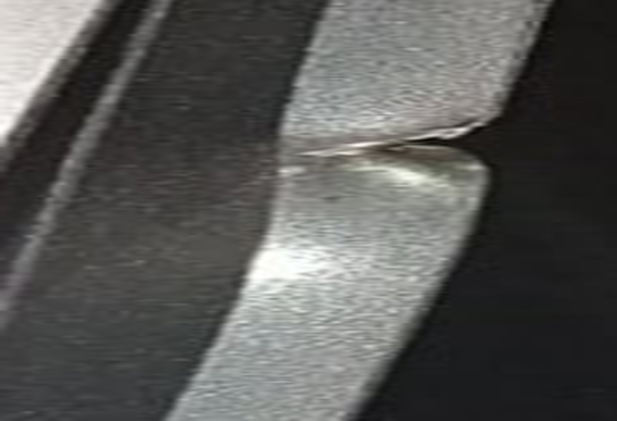
#> input picture image copy.png, 617 x 421 px, given in place of the camera
$ python edge.py   (older library calls are emulated)
#> lines starting #> are read from the running program, lines starting #| are printed output that depends on the picture; after the words box and inside, x2 and y2 are one past the last pixel; in counts of white or black regions, pixels touching at a corner belong together
import cv2
import numpy as np

camera= cv2.VideoCapture(0)

if not camera.isOpened():
    print("Error: Camera not found")
    exit()

while True:
    ret,image=camera.read()
#> image is the input picture: shape (421, 617, 3); mean B, G, R 85.5, 87.5, 87.5

    if not ret:
        print("Error: Can't read frame")
        break

    gray_image=cv2.cvtColor(image,cv2.COLOR_BGR2GRAY)

    gradients_sobelx = cv2.Sobel(gray_image, cv2.CV_64F, 1, 0, ksize=3)
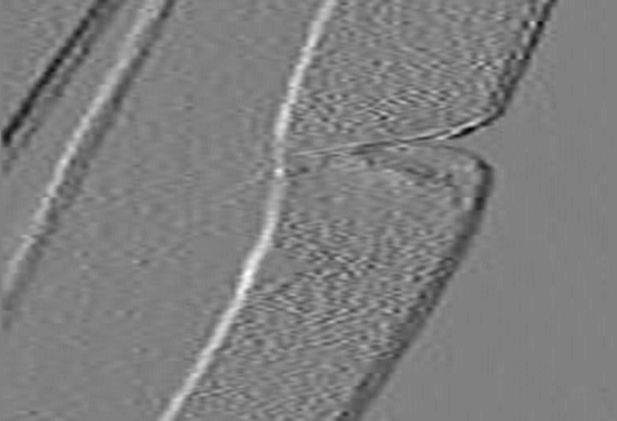
#> gradients_sobelx: shape (421, 617) float64; min -157, max 155, mean -1.2; drawn with min black and max white
    gradients_sobely = cv2.Sobel(gray_image,cv2.CV_64F, 0, 1,ksize=3)
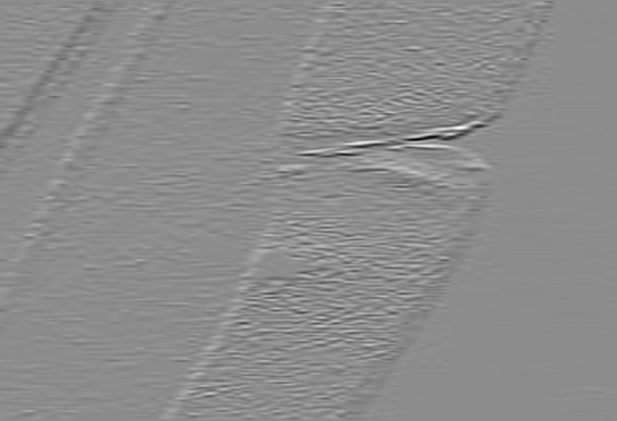
#> gradients_sobely: shape (421, 617) float64; min -567, max 460, mean -0.6; drawn with min black and max white
    gradients_sobelxy = cv2.addWeighted(gradients_sobelx, 0.5,gradients_sobely, 0.5, 0)

    gradients_lapacian = cv2.Laplacian(gray_image, cv2.CV_64F)
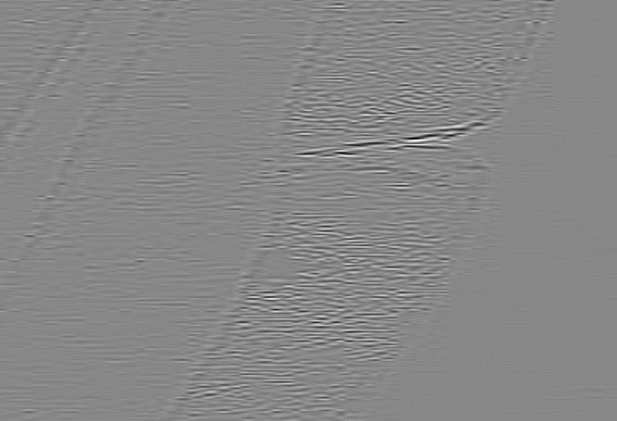
#> gradients_lapacian: shape (421, 617) float64; min -68, max 60, mean 0; drawn with min black and max white

    canny_output = cv2.Canny(gray_image,80 ,150)
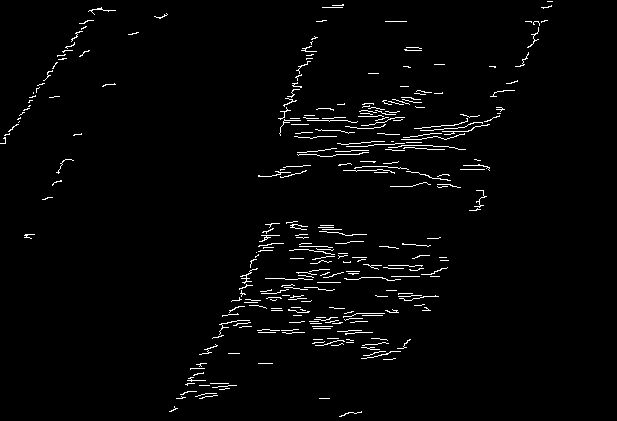
#> canny_output: shape (421, 617); 2.3% white in thin lines or dots, all inside (x1, y1, x2, y2) = (0, 1, 553, 417)

    cv2.imshow("Original Video", image)
    cv2.imshow("Sobel X+Y", gradients_sobelxy)
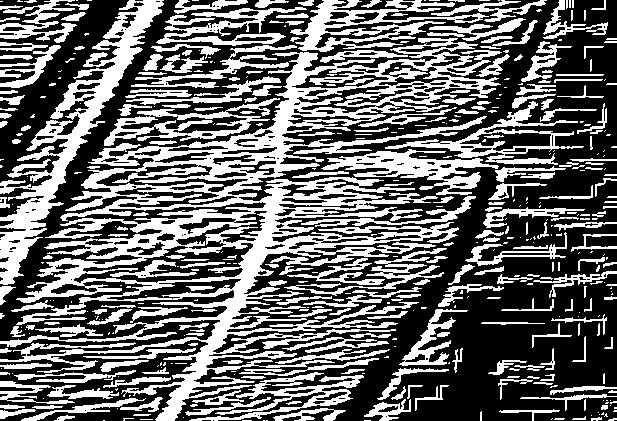
#> window 'Sobel X+Y': shape (421, 617); 41% white; 465 white regions (216 under 20 px), largest, box (x1, y1, x2, y2) and area: (0, 38, 502, 421) 42830, (0, 0, 164, 285) 8904, (290, 0, 489, 52) 3495
    cv2.imshow("Laplacian", gradients_lapacian)
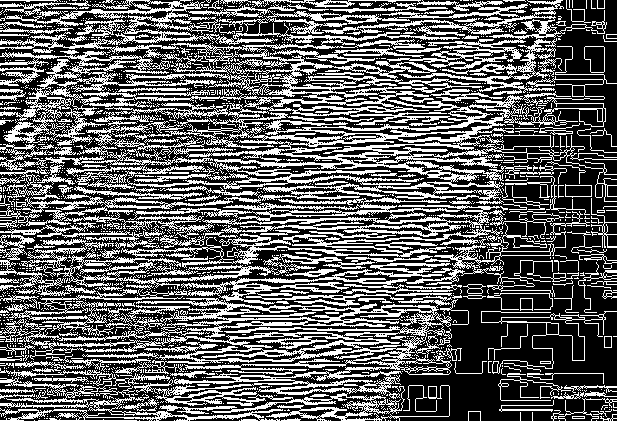
#> window 'Laplacian': shape (421, 617); 38.6% white in thin lines or dots
    # cv2.imshow("Canny",canny_output)

    if cv2.waitKey(1) & 0xFF ==ord('q'):
#> (key q is pressed here)
        break

camera.release()
cv2.destroyAllWindows()
